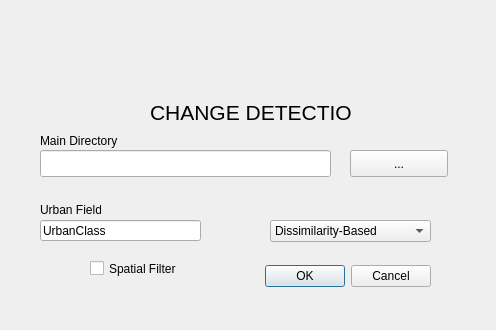
<?xml version="1.0" encoding="UTF-8"?>
<ui version="4.0">
 <class>ChangeDetection</class>
 <widget class="QDialog" name="ChangeDetection">
  <property name="geometry">
   <rect>
    <x>0</x>
    <y>0</y>
    <width>496</width>
    <height>330</height>
   </rect>
  </property>
  <property name="minimumSize">
   <size>
    <width>496</width>
    <height>330</height>
   </size>
  </property>
  <property name="maximumSize">
   <size>
    <width>496</width>
    <height>330</height>
   </size>
  </property>
  <property name="windowTitle">
   <string>SensumTools</string>
  </property>
  <widget class="QDialogButtonBox" name="buttonBox">
   <property name="geometry">
    <rect>
     <x>260</x>
     <y>260</y>
     <width>171</width>
     <height>32</height>
    </rect>
   </property>
   <property name="orientation">
    <enum>Qt::Horizontal</enum>
   </property>
   <property name="standardButtons">
    <set>QDialogButtonBox::Cancel|QDialogButtonBox::Ok</set>
   </property>
  </widget>
  <widget class="QLabel" name="label_tobechange">
   <property name="geometry">
    <rect>
     <x>40</x>
     <y>132</y>
     <width>191</width>
     <height>17</height>
    </rect>
   </property>
   <property name="text">
    <string>Main Directory</string>
   </property>
  </widget>
  <widget class="QPushButton" name="pushButton_tobechange">
   <property name="geometry">
    <rect>
     <x>350</x>
     <y>150</y>
     <width>98</width>
     <height>27</height>
    </rect>
   </property>
   <property name="text">
    <string>...</string>
   </property>
  </widget>
  <widget class="QLineEdit" name="lineEdit_tobechange">
   <property name="geometry">
    <rect>
     <x>40</x>
     <y>150</y>
     <width>291</width>
     <height>27</height>
    </rect>
   </property>
  </widget>
  <widget class="QLabel" name="label_title">
   <property name="geometry">
    <rect>
     <x>150</x>
     <y>100</y>
     <width>201</width>
     <height>21</height>
    </rect>
   </property>
   <property name="text">
    <string>&lt;html&gt;&lt;head/&gt;&lt;body&gt;&lt;p&gt;&lt;span style=&quot; font-size:16pt;&quot;&gt;CHANGE DETECTION&lt;/span&gt;&lt;/p&gt;&lt;/body&gt;&lt;/html&gt;</string>
   </property>
  </widget>
  <widget class="QLabel" name="logo_eucentre">
   <property name="geometry">
    <rect>
     <x>270</x>
     <y>10</y>
     <width>71</width>
     <height>81</height>
    </rect>
   </property>
   <property name="text">
    <string/>
   </property>
   <property name="pixmap">
    <pixmap>.sensum/eucentre.png</pixmap>
   </property>
  </widget>
  <widget class="QLabel" name="logo_sensum">
   <property name="geometry">
    <rect>
     <x>10</x>
     <y>20</y>
     <width>241</width>
     <height>61</height>
    </rect>
   </property>
   <property name="text">
    <string/>
   </property>
   <property name="pixmap">
    <pixmap>.sensum/sensum.png</pixmap>
   </property>
  </widget>
  <widget class="QLabel" name="logo_unipv">
   <property name="geometry">
    <rect>
     <x>350</x>
     <y>10</y>
     <width>91</width>
     <height>81</height>
    </rect>
   </property>
   <property name="text">
    <string/>
   </property>
   <property name="pixmap">
    <pixmap>.sensum/unipv.png</pixmap>
   </property>
  </widget>
  <widget class="QLabel" name="label_tobechange_2">
   <property name="geometry">
    <rect>
     <x>40</x>
     <y>200</y>
     <width>61</width>
     <height>20</height>
    </rect>
   </property>
   <property name="text">
    <string>Urban Field</string>
   </property>
  </widget>
  <widget class="QLineEdit" name="lineEdit_field">
   <property name="geometry">
    <rect>
     <x>40</x>
     <y>220</y>
     <width>161</width>
     <height>21</height>
    </rect>
   </property>
   <property name="text">
    <string>UrbanClass</string>
   </property>
  </widget>
  <widget class="QComboBox" name="comboBox_extraction">
   <property name="geometry">
    <rect>
     <x>270</x>
     <y>220</y>
     <width>161</width>
     <height>22</height>
    </rect>
   </property>
   <item>
    <property name="text">
     <string>Dissimilarity-Based</string>
    </property>
   </item>
   <item>
    <property name="text">
     <string>PCA-Based</string>
    </property>
   </item>
  </widget>
  <widget class="QCheckBox" name="checkBox_spatial_filter">
   <property name="geometry">
    <rect>
     <x>90</x>
     <y>260</y>
     <width>111</width>
     <height>17</height>
    </rect>
   </property>
   <property name="text">
    <string>Spatial Filter</string>
   </property>
  </widget>
 </widget>
 <resources/>
 <connections>
  <connection>
   <sender>buttonBox</sender>
   <signal>accepted()</signal>
   <receiver>ChangeDetection</receiver>
   <slot>accept()</slot>
   <hints>
    <hint type="sourcelabel">
     <x>248</x>
     <y>254</y>
    </hint>
    <hint type="destinationlabel">
     <x>157</x>
     <y>274</y>
    </hint>
   </hints>
  </connection>
  <connection>
   <sender>buttonBox</sender>
   <signal>rejected()</signal>
   <receiver>ChangeDetection</receiver>
   <slot>reject()</slot>
   <hints>
    <hint type="sourcelabel">
     <x>316</x>
     <y>260</y>
    </hint>
    <hint type="destinationlabel">
     <x>286</x>
     <y>274</y>
    </hint>
   </hints>
  </connection>
 </connections>
</ui>
